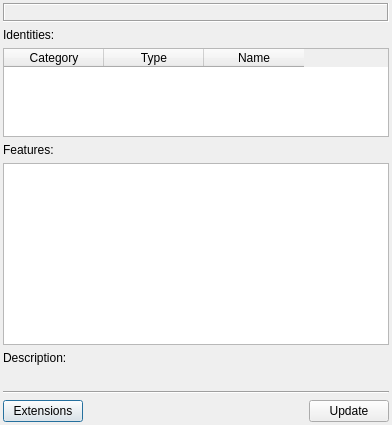
<?xml version="1.0" encoding="UTF-8"?>
<ui version="4.0">
 <class>DiscoInfoWindowClass</class>
 <widget class="QDialog" name="DiscoInfoWindowClass">
  <property name="geometry">
   <rect>
    <x>0</x>
    <y>0</y>
    <width>392</width>
    <height>425</height>
   </rect>
  </property>
  <layout class="QVBoxLayout">
   <property name="margin">
    <number>3</number>
   </property>
   <item>
    <widget class="QLabel" name="lblError">
     <property name="font">
      <font>
       <pointsize>10</pointsize>
       <weight>50</weight>
       <bold>false</bold>
       <underline>true</underline>
      </font>
     </property>
     <property name="frameShape">
      <enum>QFrame::Box</enum>
     </property>
     <property name="frameShadow">
      <enum>QFrame::Sunken</enum>
     </property>
     <property name="text">
      <string/>
     </property>
     <property name="textFormat">
      <enum>Qt::PlainText</enum>
     </property>
     <property name="alignment">
      <set>Qt::AlignCenter</set>
     </property>
     <property name="wordWrap">
      <bool>true</bool>
     </property>
    </widget>
   </item>
   <item>
    <widget class="QLabel" name="lblIdentity">
     <property name="text">
      <string>Identities:</string>
     </property>
     <property name="textFormat">
      <enum>Qt::PlainText</enum>
     </property>
     <property name="buddy">
      <cstring>twtIdentity</cstring>
     </property>
    </widget>
   </item>
   <item>
    <widget class="QTableWidget" name="twtIdentity">
     <property name="sizePolicy">
      <sizepolicy hsizetype="Preferred" vsizetype="Preferred">
       <horstretch>0</horstretch>
       <verstretch>0</verstretch>
      </sizepolicy>
     </property>
     <property name="maximumSize">
      <size>
       <width>16777215</width>
       <height>100</height>
      </size>
     </property>
     <property name="editTriggers">
      <set>QAbstractItemView::NoEditTriggers</set>
     </property>
     <property name="selectionMode">
      <enum>QAbstractItemView::NoSelection</enum>
     </property>
     <property name="selectionBehavior">
      <enum>QAbstractItemView::SelectRows</enum>
     </property>
     <attribute name="verticalHeaderVisible">
      <bool>false</bool>
     </attribute>
     <column>
      <property name="text">
       <string>Category</string>
      </property>
     </column>
     <column>
      <property name="text">
       <string>Type</string>
      </property>
     </column>
     <column>
      <property name="text">
       <string>Name</string>
      </property>
     </column>
    </widget>
   </item>
   <item>
    <widget class="QLabel" name="lblFeatures">
     <property name="text">
      <string>Features:</string>
     </property>
     <property name="textFormat">
      <enum>Qt::PlainText</enum>
     </property>
     <property name="buddy">
      <cstring>lwtFearures</cstring>
     </property>
    </widget>
   </item>
   <item>
    <widget class="QListWidget" name="lwtFearures">
     <property name="sizePolicy">
      <sizepolicy hsizetype="Expanding" vsizetype="Expanding">
       <horstretch>0</horstretch>
       <verstretch>0</verstretch>
      </sizepolicy>
     </property>
     <property name="selectionMode">
      <enum>QAbstractItemView::SingleSelection</enum>
     </property>
     <property name="selectionBehavior">
      <enum>QAbstractItemView::SelectRows</enum>
     </property>
    </widget>
   </item>
   <item>
    <widget class="QLabel" name="lblDescription">
     <property name="text">
      <string>Description:</string>
     </property>
     <property name="textFormat">
      <enum>Qt::PlainText</enum>
     </property>
    </widget>
   </item>
   <item>
    <widget class="QLabel" name="lblFeatureDesc">
     <property name="textFormat">
      <enum>Qt::PlainText</enum>
     </property>
     <property name="alignment">
      <set>Qt::AlignLeading|Qt::AlignLeft|Qt::AlignTop</set>
     </property>
     <property name="wordWrap">
      <bool>true</bool>
     </property>
    </widget>
   </item>
   <item>
    <widget class="Line" name="line">
     <property name="orientation">
      <enum>Qt::Horizontal</enum>
     </property>
    </widget>
   </item>
   <item>
    <layout class="QHBoxLayout">
     <item>
      <widget class="QPushButton" name="pbtExtensions">
       <property name="text">
        <string>Extensions</string>
       </property>
      </widget>
     </item>
     <item>
      <spacer>
       <property name="orientation">
        <enum>Qt::Horizontal</enum>
       </property>
       <property name="sizeHint" stdset="0">
        <size>
         <width>91</width>
         <height>20</height>
        </size>
       </property>
      </spacer>
     </item>
     <item>
      <widget class="QPushButton" name="pbtUpdate">
       <property name="text">
        <string>Update</string>
       </property>
      </widget>
     </item>
    </layout>
   </item>
  </layout>
 </widget>
 <layoutdefault spacing="6" margin="11"/>
 <resources/>
 <connections/>
</ui>
